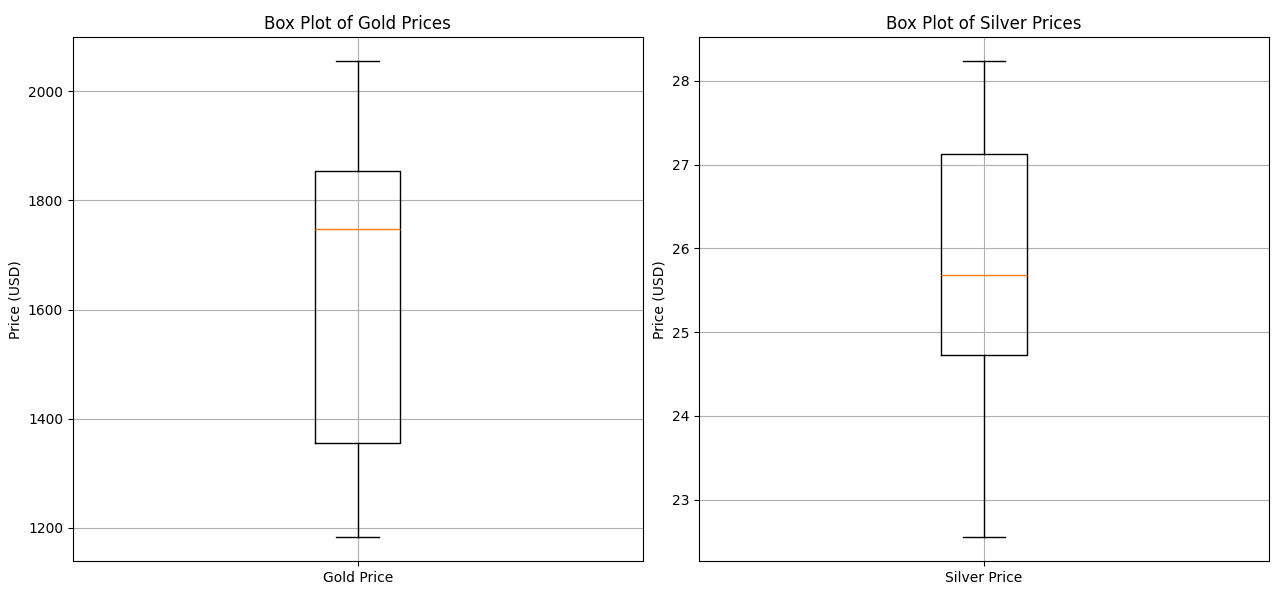

Source code (Python):
import pandas as pd
import matplotlib.pyplot as plt

gold_file_path = r'D:\OneDrive\Desktop\gold\gold.csv'
silver_file_path = r'D:\OneDrive\Desktop\gold\silver.csv'

gold_df = pd.read_csv(gold_file_path, parse_dates=['date'])
gold_df['date'] = pd.to_datetime(gold_df['date'], errors='coerce')
gold_df.dropna(subset=['date', 'price'], inplace=True)
gold_df.set_index('date', inplace=True)

silver_df = pd.read_csv(silver_file_path, parse_dates=['date'])
silver_df['date'] = pd.to_datetime(silver_df['date'], errors='coerce')
silver_df.dropna(subset=['date', 'price'], inplace=True)
silver_df.set_index('date', inplace=True)

fig, axs = plt.subplots(1, 2, figsize=(14, 6))

axs[0].boxplot(gold_df['price'], labels=['Gold Price'])
axs[0].set_title('Box Plot of Gold Prices')
axs[0].set_ylabel('Price (USD)')
axs[0].grid(True)

axs[1].boxplot(silver_df['price'], labels=['Silver Price'])
axs[1].set_title('Box Plot of Silver Prices')
axs[1].set_ylabel('Price (USD)')
axs[1].grid(True)

plt.tight_layout()
plt.show()
